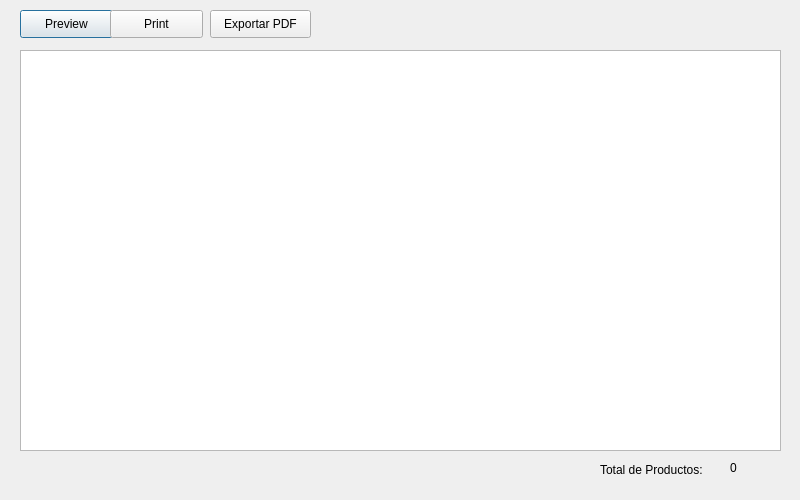
<?xml version="1.0" encoding="UTF-8"?>
<ui version="4.0">
 <class>dlgDemo54</class>
 <widget class="QDialog" name="dlgDemo54">
  <property name="geometry">
   <rect>
    <x>0</x>
    <y>0</y>
    <width>800</width>
    <height>500</height>
   </rect>
  </property>
  <property name="windowTitle">
   <string>Reportes en PyQT usando el QPainter y QtPrintSupport</string>
  </property>
  <widget class="QTableView" name="tblProducto">
   <property name="geometry">
    <rect>
     <x>20</x>
     <y>50</y>
     <width>761</width>
     <height>401</height>
    </rect>
   </property>
  </widget>
  <widget class="QLabel" name="lblTotalMensaje">
   <property name="geometry">
    <rect>
     <x>600</x>
     <y>460</y>
     <width>121</width>
     <height>20</height>
    </rect>
   </property>
   <property name="text">
    <string>Total de Productos:</string>
   </property>
  </widget>
  <widget class="QLabel" name="lblTotalRegistros">
   <property name="geometry">
    <rect>
     <x>730</x>
     <y>460</y>
     <width>41</width>
     <height>16</height>
    </rect>
   </property>
   <property name="text">
    <string>0</string>
   </property>
  </widget>
  <widget class="QPushButton" name="btnPreview">
   <property name="geometry">
    <rect>
     <x>20</x>
     <y>10</y>
     <width>93</width>
     <height>28</height>
    </rect>
   </property>
   <property name="text">
    <string>Preview</string>
   </property>
  </widget>
  <widget class="QPushButton" name="btnPrint">
   <property name="geometry">
    <rect>
     <x>110</x>
     <y>10</y>
     <width>93</width>
     <height>28</height>
    </rect>
   </property>
   <property name="text">
    <string>Print</string>
   </property>
  </widget>
  <widget class="QPushButton" name="btnExportarPdf">
   <property name="geometry">
    <rect>
     <x>210</x>
     <y>10</y>
     <width>101</width>
     <height>28</height>
    </rect>
   </property>
   <property name="text">
    <string>Exportar PDF</string>
   </property>
  </widget>
 </widget>
 <resources/>
 <connections/>
</ui>
